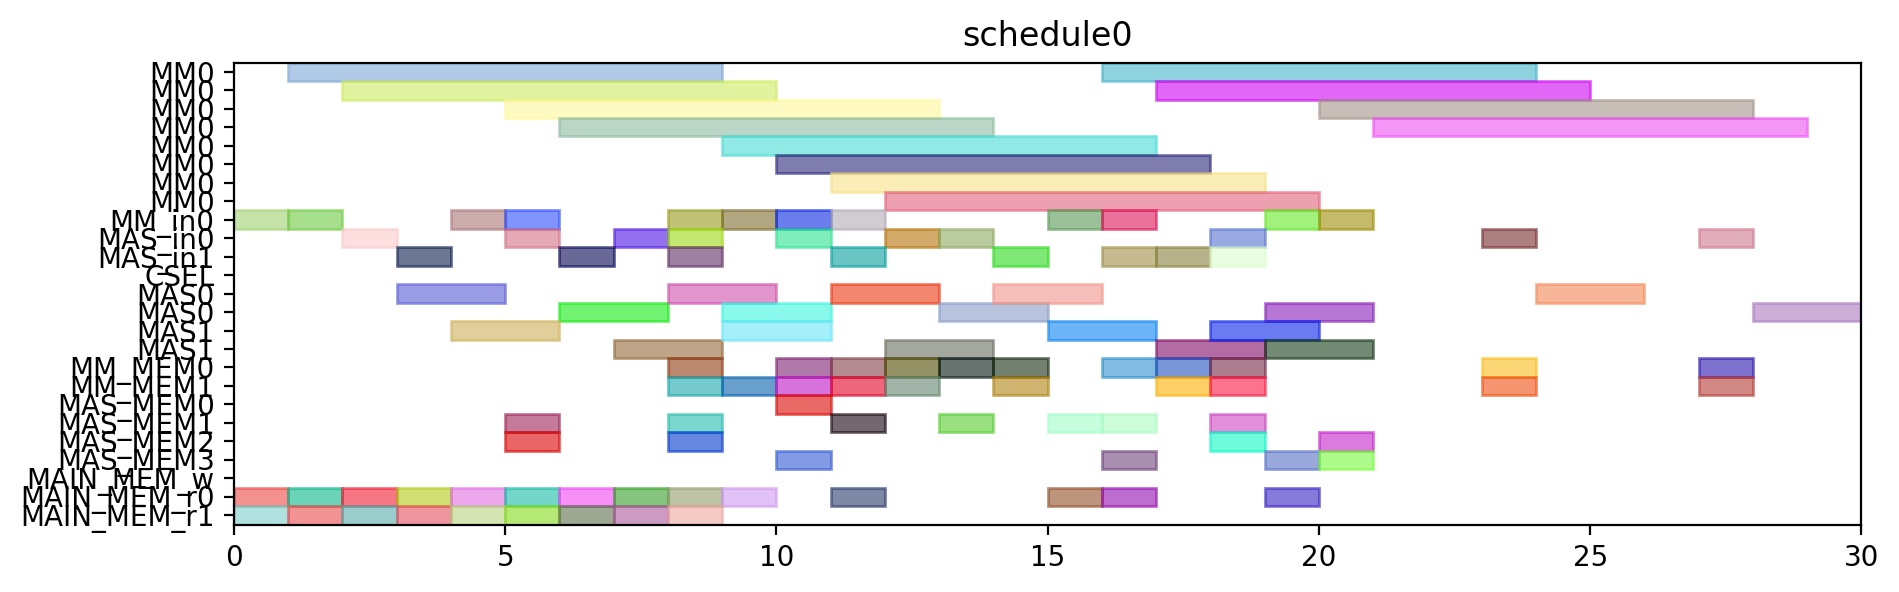

Python code for this plot:
from pyschedule import Scenario, solvers, plotters, alt


def solve():
	horizon = 120
	S = Scenario("schedule0", horizon=horizon)

	# resource
	MM = S.Resources('MM', num=1, size=8)
	MM_in = S.Resources('MM_in', num=1)
	MAS_in = S.Resources('MAS_in', num=2)
	CSEL = S.Resource('CSEL')
	MAS = S.Resources('MAS', num=2, size=2, periods=range(1, horizon))
	MM_MEM = S.Resources('MM_MEM', num=2)
	MAS_MEM = S.Resources('MAS_MEM', num=4)
	MAIN_MEM_w = S.Resource('MAIN_MEM_w', size=1)
	MAIN_MEM_r = S.Resources('MAIN_MEM_r', num=2)

	# result of previous scheduling

	# new tasks
	t0 = S.Task('t0', length=8, delay_cost=1)
	t0 += alt(MM)
	t0_in = S.Task('t0_in', length=1, delay_cost=1)
	t0_in += alt(MM_in)
	S += t0_in*MM_in[0]<=t0*MM[0]
	t0_mem0 = S.Task('t0_mem0', length=1, delay_cost=1)
	t0_mem0 += MAIN_MEM_r[0]
	S += t0_mem0 <= t0

	t0_mem1 = S.Task('t0_mem1', length=1, delay_cost=1)
	t0_mem1 += MAIN_MEM_r[1]
	S += t0_mem1 <= t0

	t1 = S.Task('t1', length=8, delay_cost=1)
	t1 += alt(MM)
	t1_in = S.Task('t1_in', length=1, delay_cost=1)
	t1_in += alt(MM_in)
	S += t1_in*MM_in[0]<=t1*MM[0]
	t1_mem0 = S.Task('t1_mem0', length=1, delay_cost=1)
	t1_mem0 += MAIN_MEM_r[0]
	S += t1_mem0 <= t1

	t1_mem1 = S.Task('t1_mem1', length=1, delay_cost=1)
	t1_mem1 += MAIN_MEM_r[1]
	S += t1_mem1 <= t1

	t2 = S.Task('t2', length=8, delay_cost=1)
	t2 += alt(MM)
	t2_in = S.Task('t2_in', length=1, delay_cost=1)
	t2_in += alt(MM_in)
	S += t2_in*MM_in[0]<=t2*MM[0]
	t2_mem0 = S.Task('t2_mem0', length=1, delay_cost=1)
	t2_mem0 += MAIN_MEM_r[0]
	S += t2_mem0 <= t2

	t2_mem1 = S.Task('t2_mem1', length=1, delay_cost=1)
	t2_mem1 += MAIN_MEM_r[1]
	S += t2_mem1 <= t2

	t3 = S.Task('t3', length=2, delay_cost=1)
	t3 += alt(MAS)
	t3_in = S.Task('t3_in', length=1, delay_cost=1)
	t3_in += alt(MAS_in)
	S += t3_in*MAS_in[0]<=t3*MAS[0]

	S += t3_in*MAS_in[1]<=t3*MAS[1]

	t3_mem0 = S.Task('t3_mem0', length=1, delay_cost=1)
	t3_mem0 += MAIN_MEM_r[0]
	S += t3_mem0 <= t3

	t3_mem1 = S.Task('t3_mem1', length=1, delay_cost=1)
	t3_mem1 += MAIN_MEM_r[1]
	S += t3_mem1 <= t3

	t4 = S.Task('t4', length=2, delay_cost=1)
	t4 += alt(MAS)
	t4_in = S.Task('t4_in', length=1, delay_cost=1)
	t4_in += alt(MAS_in)
	S += t4_in*MAS_in[0]<=t4*MAS[0]

	S += t4_in*MAS_in[1]<=t4*MAS[1]

	t4_mem0 = S.Task('t4_mem0', length=1, delay_cost=1)
	t4_mem0 += MAIN_MEM_r[0]
	S += t4_mem0 <= t4

	t4_mem1 = S.Task('t4_mem1', length=1, delay_cost=1)
	t4_mem1 += MAIN_MEM_r[1]
	S += t4_mem1 <= t4

	t8 = S.Task('t8', length=2, delay_cost=1)
	t8 += alt(MAS)
	t8_in = S.Task('t8_in', length=1, delay_cost=1)
	t8_in += alt(MAS_in)
	S += t8_in*MAS_in[0]<=t8*MAS[0]

	S += t8_in*MAS_in[1]<=t8*MAS[1]

	t8_mem0 = S.Task('t8_mem0', length=1, delay_cost=1)
	t8_mem0 += MAIN_MEM_r[0]
	S += t8_mem0 <= t8

	t8_mem1 = S.Task('t8_mem1', length=1, delay_cost=1)
	t8_mem1 += MAIN_MEM_r[1]
	S += t8_mem1 <= t8

	t9 = S.Task('t9', length=2, delay_cost=1)
	t9 += alt(MAS)
	t9_in = S.Task('t9_in', length=1, delay_cost=1)
	t9_in += alt(MAS_in)
	S += t9_in*MAS_in[0]<=t9*MAS[0]

	S += t9_in*MAS_in[1]<=t9*MAS[1]

	t9_mem0 = S.Task('t9_mem0', length=1, delay_cost=1)
	t9_mem0 += MAIN_MEM_r[0]
	S += t9_mem0 <= t9

	t9_mem1 = S.Task('t9_mem1', length=1, delay_cost=1)
	t9_mem1 += MAIN_MEM_r[1]
	S += t9_mem1 <= t9

	t13 = S.Task('t13', length=2, delay_cost=1)
	t13 += alt(MAS)
	t13_in = S.Task('t13_in', length=1, delay_cost=1)
	t13_in += alt(MAS_in)
	S += t13_in*MAS_in[0]<=t13*MAS[0]

	S += t13_in*MAS_in[1]<=t13*MAS[1]

	t13_mem0 = S.Task('t13_mem0', length=1, delay_cost=1)
	t13_mem0 += MAIN_MEM_r[0]
	S += t13_mem0 <= t13

	t13_mem1 = S.Task('t13_mem1', length=1, delay_cost=1)
	t13_mem1 += MAIN_MEM_r[1]
	S += t13_mem1 <= t13

	t14 = S.Task('t14', length=2, delay_cost=1)
	t14 += alt(MAS)
	t14_in = S.Task('t14_in', length=1, delay_cost=1)
	t14_in += alt(MAS_in)
	S += t14_in*MAS_in[0]<=t14*MAS[0]

	S += t14_in*MAS_in[1]<=t14*MAS[1]

	t14_mem0 = S.Task('t14_mem0', length=1, delay_cost=1)
	t14_mem0 += MAIN_MEM_r[0]
	S += t14_mem0 <= t14

	t14_mem1 = S.Task('t14_mem1', length=1, delay_cost=1)
	t14_mem1 += MAIN_MEM_r[1]
	S += t14_mem1 <= t14

	t5 = S.Task('t5', length=8, delay_cost=1)
	t5 += alt(MM)
	t5_in = S.Task('t5_in', length=1, delay_cost=1)
	t5_in += alt(MM_in)
	S += t5_in*MM_in[0]<=t5*MM[0]
	t5_mem0 = S.Task('t5_mem0', length=1, delay_cost=1)
	t5_mem0 += alt(MAS_MEM)
	S += (t3*MAS[0])-1 < t5_mem0*MAS_MEM[0]
	S += (t3*MAS[1])-1 < t5_mem0*MAS_MEM[2]
	S += t5_mem0 <= t5

	t5_mem1 = S.Task('t5_mem1', length=1, delay_cost=1)
	t5_mem1 += alt(MAS_MEM)
	S += (t4*MAS[0])-1 < t5_mem1*MAS_MEM[1]
	S += (t4*MAS[1])-1 < t5_mem1*MAS_MEM[3]
	S += t5_mem1 <= t5

	t6 = S.Task('t6', length=2, delay_cost=1)
	t6 += alt(MAS)
	t6_in = S.Task('t6_in', length=1, delay_cost=1)
	t6_in += alt(MAS_in)
	S += t6_in*MAS_in[0]<=t6*MAS[0]

	S += t6_in*MAS_in[1]<=t6*MAS[1]

	t6_mem0 = S.Task('t6_mem0', length=1, delay_cost=1)
	t6_mem0 += alt(MM_MEM)
	S += (t0*MM[0])-1 < t6_mem0*MM_MEM[0]
	S += t6_mem0 <= t6

	t6_mem1 = S.Task('t6_mem1', length=1, delay_cost=1)
	t6_mem1 += alt(MM_MEM)
	S += (t1*MM[0])-1 < t6_mem1*MM_MEM[1]
	S += t6_mem1 <= t6

	t10 = S.Task('t10', length=8, delay_cost=1)
	t10 += alt(MM)
	t10_in = S.Task('t10_in', length=1, delay_cost=1)
	t10_in += alt(MM_in)
	S += t10_in*MM_in[0]<=t10*MM[0]
	t10_mem0 = S.Task('t10_mem0', length=1, delay_cost=1)
	t10_mem0 += alt(MAS_MEM)
	S += (t8*MAS[0])-1 < t10_mem0*MAS_MEM[0]
	S += (t8*MAS[1])-1 < t10_mem0*MAS_MEM[2]
	S += t10_mem0 <= t10

	t10_mem1 = S.Task('t10_mem1', length=1, delay_cost=1)
	t10_mem1 += alt(MAS_MEM)
	S += (t9*MAS[0])-1 < t10_mem1*MAS_MEM[1]
	S += (t9*MAS[1])-1 < t10_mem1*MAS_MEM[3]
	S += t10_mem1 <= t10

	t11 = S.Task('t11', length=2, delay_cost=1)
	t11 += alt(MAS)
	t11_in = S.Task('t11_in', length=1, delay_cost=1)
	t11_in += alt(MAS_in)
	S += t11_in*MAS_in[0]<=t11*MAS[0]

	S += t11_in*MAS_in[1]<=t11*MAS[1]

	t11_mem0 = S.Task('t11_mem0', length=1, delay_cost=1)
	t11_mem0 += alt(MM_MEM)
	S += (t0*MM[0])-1 < t11_mem0*MM_MEM[0]
	S += t11_mem0 <= t11

	t11_mem1 = S.Task('t11_mem1', length=1, delay_cost=1)
	t11_mem1 += alt(MM_MEM)
	S += (t2*MM[0])-1 < t11_mem1*MM_MEM[1]
	S += t11_mem1 <= t11

	t15 = S.Task('t15', length=8, delay_cost=1)
	t15 += alt(MM)
	t15_in = S.Task('t15_in', length=1, delay_cost=1)
	t15_in += alt(MM_in)
	S += t15_in*MM_in[0]<=t15*MM[0]
	t15_mem0 = S.Task('t15_mem0', length=1, delay_cost=1)
	t15_mem0 += alt(MAS_MEM)
	S += (t13*MAS[0])-1 < t15_mem0*MAS_MEM[0]
	S += (t13*MAS[1])-1 < t15_mem0*MAS_MEM[2]
	S += t15_mem0 <= t15

	t15_mem1 = S.Task('t15_mem1', length=1, delay_cost=1)
	t15_mem1 += alt(MAS_MEM)
	S += (t14*MAS[0])-1 < t15_mem1*MAS_MEM[1]
	S += (t14*MAS[1])-1 < t15_mem1*MAS_MEM[3]
	S += t15_mem1 <= t15

	t16 = S.Task('t16', length=2, delay_cost=1)
	t16 += alt(MAS)
	t16_in = S.Task('t16_in', length=1, delay_cost=1)
	t16_in += alt(MAS_in)
	S += t16_in*MAS_in[0]<=t16*MAS[0]

	S += t16_in*MAS_in[1]<=t16*MAS[1]

	t16_mem0 = S.Task('t16_mem0', length=1, delay_cost=1)
	t16_mem0 += alt(MM_MEM)
	S += (t1*MM[0])-1 < t16_mem0*MM_MEM[0]
	S += t16_mem0 <= t16

	t16_mem1 = S.Task('t16_mem1', length=1, delay_cost=1)
	t16_mem1 += alt(MM_MEM)
	S += (t2*MM[0])-1 < t16_mem1*MM_MEM[1]
	S += t16_mem1 <= t16

	t19 = S.Task('t19', length=8, delay_cost=1)
	t19 += alt(MM)
	t19_in = S.Task('t19_in', length=1, delay_cost=1)
	t19_in += alt(MM_in)
	S += t19_in*MM_in[0]<=t19*MM[0]
	t19_mem0 = S.Task('t19_mem0', length=1, delay_cost=1)
	t19_mem0 += MAIN_MEM_r[0]
	S += t19_mem0 <= t19

	t19_mem1 = S.Task('t19_mem1', length=1, delay_cost=1)
	t19_mem1 += alt(MM_MEM)
	S += (t2*MM[0])-1 < t19_mem1*MM_MEM[1]
	S += t19_mem1 <= t19

	t24 = S.Task('t24', length=2, delay_cost=1)
	t24 += alt(MAS)
	t24_in = S.Task('t24_in', length=1, delay_cost=1)
	t24_in += alt(MAS_in)
	S += t24_in*MAS_in[0]<=t24*MAS[0]

	S += t24_in*MAS_in[1]<=t24*MAS[1]

	t24_mem0 = S.Task('t24_mem0', length=1, delay_cost=1)
	t24_mem0 += alt(MM_MEM)
	S += (t0*MM[0])-1 < t24_mem0*MM_MEM[0]
	S += t24_mem0 <= t24

	t24_mem1 = S.Task('t24_mem1', length=1, delay_cost=1)
	t24_mem1 += alt(MM_MEM)
	S += (t0*MM[0])-1 < t24_mem1*MM_MEM[1]
	S += t24_mem1 <= t24

	t26 = S.Task('t26', length=8, delay_cost=1)
	t26 += alt(MM)
	t26_in = S.Task('t26_in', length=1, delay_cost=1)
	t26_in += alt(MM_in)
	S += t26_in*MM_in[0]<=t26*MM[0]
	t26_mem0 = S.Task('t26_mem0', length=1, delay_cost=1)
	t26_mem0 += MAIN_MEM_r[0]
	S += t26_mem0 <= t26

	t26_mem1 = S.Task('t26_mem1', length=1, delay_cost=1)
	t26_mem1 += alt(MM_MEM)
	S += (t2*MM[0])-1 < t26_mem1*MM_MEM[1]
	S += t26_mem1 <= t26

	t7 = S.Task('t7', length=2, delay_cost=1)
	t7 += alt(MAS)
	t7_in = S.Task('t7_in', length=1, delay_cost=1)
	t7_in += alt(MAS_in)
	S += t7_in*MAS_in[0]<=t7*MAS[0]

	S += t7_in*MAS_in[1]<=t7*MAS[1]

	t7_mem0 = S.Task('t7_mem0', length=1, delay_cost=1)
	t7_mem0 += alt(MM_MEM)
	S += (t5*MM[0])-1 < t7_mem0*MM_MEM[0]
	S += t7_mem0 <= t7

	t7_mem1 = S.Task('t7_mem1', length=1, delay_cost=1)
	t7_mem1 += alt(MAS_MEM)
	S += (t6*MAS[0])-1 < t7_mem1*MAS_MEM[1]
	S += (t6*MAS[1])-1 < t7_mem1*MAS_MEM[3]
	S += t7_mem1 <= t7

	t12 = S.Task('t12', length=2, delay_cost=1)
	t12 += alt(MAS)
	t12_in = S.Task('t12_in', length=1, delay_cost=1)
	t12_in += alt(MAS_in)
	S += t12_in*MAS_in[0]<=t12*MAS[0]

	S += t12_in*MAS_in[1]<=t12*MAS[1]

	t12_mem0 = S.Task('t12_mem0', length=1, delay_cost=1)
	t12_mem0 += alt(MM_MEM)
	S += (t10*MM[0])-1 < t12_mem0*MM_MEM[0]
	S += t12_mem0 <= t12

	t12_mem1 = S.Task('t12_mem1', length=1, delay_cost=1)
	t12_mem1 += alt(MAS_MEM)
	S += (t11*MAS[0])-1 < t12_mem1*MAS_MEM[1]
	S += (t11*MAS[1])-1 < t12_mem1*MAS_MEM[3]
	S += t12_mem1 <= t12

	t17 = S.Task('t17', length=2, delay_cost=1)
	t17 += alt(MAS)
	t17_in = S.Task('t17_in', length=1, delay_cost=1)
	t17_in += alt(MAS_in)
	S += t17_in*MAS_in[0]<=t17*MAS[0]

	S += t17_in*MAS_in[1]<=t17*MAS[1]

	t17_mem0 = S.Task('t17_mem0', length=1, delay_cost=1)
	t17_mem0 += alt(MM_MEM)
	S += (t15*MM[0])-1 < t17_mem0*MM_MEM[0]
	S += t17_mem0 <= t17

	t17_mem1 = S.Task('t17_mem1', length=1, delay_cost=1)
	t17_mem1 += alt(MAS_MEM)
	S += (t16*MAS[0])-1 < t17_mem1*MAS_MEM[1]
	S += (t16*MAS[1])-1 < t17_mem1*MAS_MEM[3]
	S += t17_mem1 <= t17

	t25 = S.Task('t25', length=2, delay_cost=1)
	t25 += alt(MAS)
	t25_in = S.Task('t25_in', length=1, delay_cost=1)
	t25_in += alt(MAS_in)
	S += t25_in*MAS_in[0]<=t25*MAS[0]

	S += t25_in*MAS_in[1]<=t25*MAS[1]

	t25_mem0 = S.Task('t25_mem0', length=1, delay_cost=1)
	t25_mem0 += alt(MM_MEM)
	S += (t0*MM[0])-1 < t25_mem0*MM_MEM[0]
	S += t25_mem0 <= t25

	t25_mem1 = S.Task('t25_mem1', length=1, delay_cost=1)
	t25_mem1 += alt(MAS_MEM)
	S += (t24*MAS[0])-1 < t25_mem1*MAS_MEM[1]
	S += (t24*MAS[1])-1 < t25_mem1*MAS_MEM[3]
	S += t25_mem1 <= t25

	t29 = S.Task('t29', length=2, delay_cost=1)
	t29 += alt(MAS)
	t29_in = S.Task('t29_in', length=1, delay_cost=1)
	t29_in += alt(MAS_in)
	S += t29_in*MAS_in[0]<=t29*MAS[0]

	S += t29_in*MAS_in[1]<=t29*MAS[1]

	t29_mem0 = S.Task('t29_mem0', length=1, delay_cost=1)
	t29_mem0 += alt(MM_MEM)
	S += (t0*MM[0])-1 < t29_mem0*MM_MEM[0]
	S += t29_mem0 <= t29

	t29_mem1 = S.Task('t29_mem1', length=1, delay_cost=1)
	t29_mem1 += alt(MM_MEM)
	S += (t26*MM[0])-1 < t29_mem1*MM_MEM[1]
	S += t29_mem1 <= t29

	t18 = S.Task('t18', length=8, delay_cost=1)
	t18 += alt(MM)
	t18_in = S.Task('t18_in', length=1, delay_cost=1)
	t18_in += alt(MM_in)
	S += t18_in*MM_in[0]<=t18*MM[0]
	t18_mem0 = S.Task('t18_mem0', length=1, delay_cost=1)
	t18_mem0 += MAIN_MEM_r[0]
	S += t18_mem0 <= t18

	t18_mem1 = S.Task('t18_mem1', length=1, delay_cost=1)
	t18_mem1 += alt(MAS_MEM)
	S += (t12*MAS[0])-1 < t18_mem1*MAS_MEM[1]
	S += (t12*MAS[1])-1 < t18_mem1*MAS_MEM[3]
	S += t18_mem1 <= t18

	t27 = S.Task('t27', length=8, delay_cost=1)
	t27 += alt(MM)
	t27_in = S.Task('t27_in', length=1, delay_cost=1)
	t27_in += alt(MM_in)
	S += t27_in*MM_in[0]<=t27*MM[0]
	t27_mem0 = S.Task('t27_mem0', length=1, delay_cost=1)
	t27_mem0 += MAIN_MEM_r[0]
	S += t27_mem0 <= t27

	t27_mem1 = S.Task('t27_mem1', length=1, delay_cost=1)
	t27_mem1 += alt(MAS_MEM)
	S += (t12*MAS[0])-1 < t27_mem1*MAS_MEM[1]
	S += (t12*MAS[1])-1 < t27_mem1*MAS_MEM[3]
	S += t27_mem1 <= t27

	t28 = S.Task('t28', length=2, delay_cost=1)
	t28 += alt(MAS)
	t28_in = S.Task('t28_in', length=1, delay_cost=1)
	t28_in += alt(MAS_in)
	S += t28_in*MAS_in[0]<=t28*MAS[0]

	S += t28_in*MAS_in[1]<=t28*MAS[1]

	t28_mem0 = S.Task('t28_mem0', length=1, delay_cost=1)
	t28_mem0 += alt(MAS_MEM)
	S += (t25*MAS[0])-1 < t28_mem0*MAS_MEM[0]
	S += (t25*MAS[1])-1 < t28_mem0*MAS_MEM[2]
	S += t28_mem0 <= t28

	t28_mem1 = S.Task('t28_mem1', length=1, delay_cost=1)
	t28_mem1 += alt(MM_MEM)
	S += (t26*MM[0])-1 < t28_mem1*MM_MEM[1]
	S += t28_mem1 <= t28

	t30 = S.Task('t30', length=8, delay_cost=1)
	t30 += alt(MM)
	t30_in = S.Task('t30_in', length=1, delay_cost=1)
	t30_in += alt(MM_in)
	S += t30_in*MM_in[0]<=t30*MM[0]
	t30_mem0 = S.Task('t30_mem0', length=1, delay_cost=1)
	t30_mem0 += MAIN_MEM_r[0]
	S += t30_mem0 <= t30

	t30_mem1 = S.Task('t30_mem1', length=1, delay_cost=1)
	t30_mem1 += alt(MAS_MEM)
	S += (t29*MAS[0])-1 < t30_mem1*MAS_MEM[1]
	S += (t29*MAS[1])-1 < t30_mem1*MAS_MEM[3]
	S += t30_mem1 <= t30

	t20 = S.Task('t20', length=2, delay_cost=1)
	t20 += alt(MAS)
	t20_in = S.Task('t20_in', length=1, delay_cost=1)
	t20_in += alt(MAS_in)
	S += t20_in*MAS_in[0]<=t20*MAS[0]

	S += t20_in*MAS_in[1]<=t20*MAS[1]

	t20_mem0 = S.Task('t20_mem0', length=1, delay_cost=1)
	t20_mem0 += alt(MM_MEM)
	S += (t19*MM[0])-1 < t20_mem0*MM_MEM[0]
	S += t20_mem0 <= t20

	t20_mem1 = S.Task('t20_mem1', length=1, delay_cost=1)
	t20_mem1 += alt(MM_MEM)
	S += (t18*MM[0])-1 < t20_mem1*MM_MEM[1]
	S += t20_mem1 <= t20

	t31 = S.Task('t31', length=2, delay_cost=1)
	t31 += alt(MAS)
	t31_in = S.Task('t31_in', length=1, delay_cost=1)
	t31_in += alt(MAS_in)
	S += t31_in*MAS_in[0]<=t31*MAS[0]

	S += t31_in*MAS_in[1]<=t31*MAS[1]

	t31_mem0 = S.Task('t31_mem0', length=1, delay_cost=1)
	t31_mem0 += alt(MM_MEM)
	S += (t27*MM[0])-1 < t31_mem0*MM_MEM[0]
	S += t31_mem0 <= t31

	t31_mem1 = S.Task('t31_mem1', length=1, delay_cost=1)
	t31_mem1 += alt(MM_MEM)
	S += (t30*MM[0])-1 < t31_mem1*MM_MEM[1]
	S += t31_mem1 <= t31

	t35 = S.Task('t35', length=8, delay_cost=1)
	t35 += alt(MM)
	t35_in = S.Task('t35_in', length=1, delay_cost=1)
	t35_in += alt(MM_in)
	S += t35_in*MM_in[0]<=t35*MM[0]
	t35_mem0 = S.Task('t35_mem0', length=1, delay_cost=1)
	t35_mem0 += alt(MAS_MEM)
	S += (t7*MAS[0])-1 < t35_mem0*MAS_MEM[0]
	S += (t7*MAS[1])-1 < t35_mem0*MAS_MEM[2]
	S += t35_mem0 <= t35

	t35_mem1 = S.Task('t35_mem1', length=1, delay_cost=1)
	t35_mem1 += alt(MAS_MEM)
	S += (t28*MAS[0])-1 < t35_mem1*MAS_MEM[1]
	S += (t28*MAS[1])-1 < t35_mem1*MAS_MEM[3]
	S += t35_mem1 <= t35

	solvers.mip.solve(S,msg=1,kind='CPLEX',ratio_gap=1.01)

	solution = [['hoge']*len(S.solution()[1]) for i in range(len(S.solution()))]
	for i in range(len(S.solution())):
		for j in range(len(S.solution()[i])):
			solution[i][j]=str(S.solution()[i][j])
	print(solution)

	cycles = int(solution[-1][3])

	pic_file_name = "/mnt/rose/usr1/fukuda/ABE/multiRAM_multiMAS_16mux/scheduling_result/stage8MM1_stage2MAS2/EP_ADD_A_ANY/schedule0.png"
	if(S.solution() != []):
		plotters.matplotlib.plot(S,img_filename=pic_file_name, show_task_labels=False, fig_size=(cycles*0.25+3, 3))

	return solution
